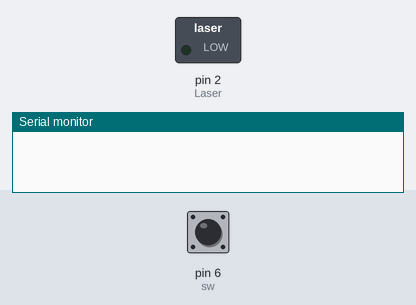
Recording of a sketch running on a simulated Arduino Uno, built with avr-gcc and run on an emulated ATmega328P. Parts: switched loads named in the sketch (green lamp = pin HIGH), the last lines printed to the serial monitor. The test bench sets the inputs (shaded band); at power-on: pin 6 (sw) LOW.

Above: at 1.2 s.
1.3 s: pin 6 (sw) pulled HIGH for 0.15 s
At 1.37 s:
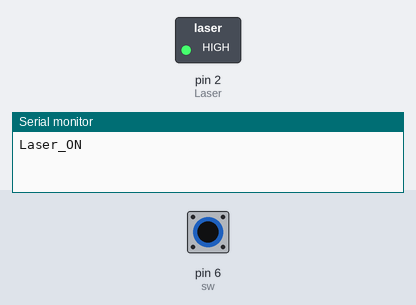
2.9 s: pin 6 (sw) pulled HIGH for 3.2 s
At 6.9 s:
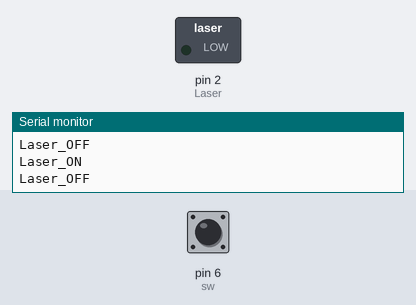
Timing chart, 0 to 8.4 s (numbered marks = the images above; inputs shaded):
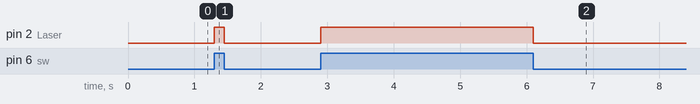

The sketch:

Library_Arduino_UNO_R3_0012_Laser_Head_Sensor.ino
```cpp
int sw = 6; // ประกาศตัวแปรให้สวิตซ์อยู่ที่ ขาที่ 6
int val = 0;
int Laser = 2; // ประกาศตัวแปรให้เลเซอร์อยู่ที่ ขาที่ 2
int I = 0;
void setup() {
  pinMode(Laser, OUTPUT);
  Serial.begin(9600);
}
void loop() {
  val = digitalRead(sw);
  //Serial.println(val);
  if (I != val) {
    I = val;
    if (val == 1) {
      digitalWrite(Laser, HIGH); // ถ้าค่า val เท่ากับ 1 สั่งให้ Laser ติด
      Serial.println("Laser_ON");
    }
    if (val == 0) {
      digitalWrite(Laser, LOW); // ถ้าค่า val ไม่ใช่ 1 สั่งให้ Laser ดับ
      Serial.println("Laser_OFF");
    }
  }
}
```

Measured:
- after the input at 1.3 s, pin 2 (Laser): LOW → HIGH at once, → LOW 0.15 s later
- after the input at 2.9 s, pin 2 (Laser): LOW → HIGH at once, → LOW 3.2 s later
